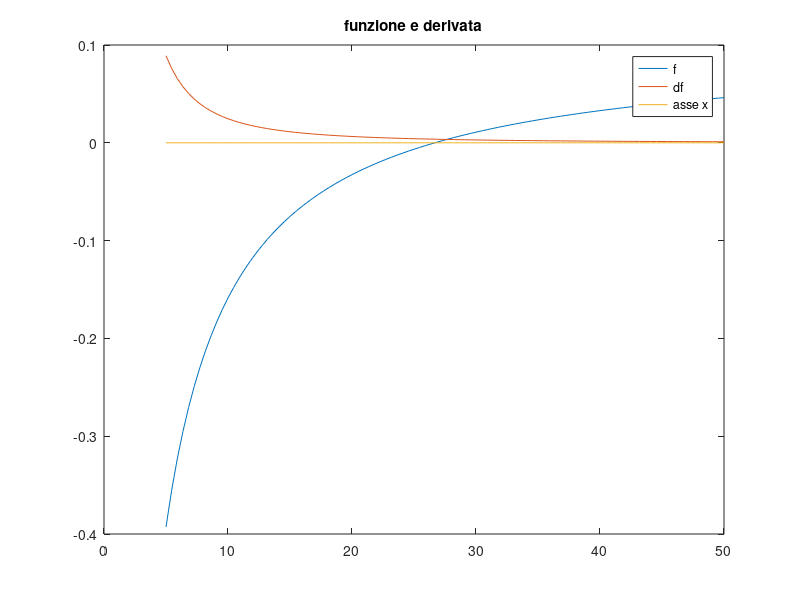

Here is the MATLAB script that generated this plot: (Note: this script raises an error after producing the figure.)
% ESERCIZIO 4
%% parametri globali
close all
clear all
c=0.1;
f = @(x) exp(1 - 1./x) - exp(1) + c;
df = @(x) exp(1 - 1./x)./(x.^2);
ddf = @(x) exp(1 - 1./x).*(1 - 2.*x)./(x.^2);
cN= @(x) abs(ddf(x)./(2*df(x)));
xstar=1/(1-log(exp(1)-c)); % soluzione vera
toll=10^-8;
itmax=100;
x0=1/(2*c);
method='s';
%% punto 1
a=1/(2*c); b=5/c; xplot=linspace(a,b);
yplot=f(xplot);
dyplot=df(xplot);

F1=figure(1);
plot(xplot,yplot)
hold on
plot(xplot,dyplot)
plot(xplot,0*xplot)
legend('f','df','asse x')
title('funzione e derivata')
hold off

%% punto 2
[zeroB,resB,wresB,iteratesB,flagB]=Bisezione(f,a,b,toll,method);
[zeroN,resN,iteratesN,flagN]=Newton(f,df,x0,toll,itmax,method);

%% punto 3  
abs_res_vec_B=abs(f(iteratesB(1,:)));
abs_res_vec_N=abs(f(iteratesN));

err_B=abs(iteratesB(1,:)-xstar);
err_N=abs(iteratesN-xstar);

sB=abs(iteratesB(1,2:end)-iteratesB(1,1:end-1));
sN=abs(iteratesN(2:end)-iteratesN(1:end-1));

figure(2)
semilogy(abs_res_vec_B,'b--');
hold on
semilogy(sB,'b:');
semilogy(err_B,'b');
semilogy(abs_res_vec_N,'g--');
semilogy(sN,'g:');
semilogy(err_N,'g');
title('Raffronto dei risultati')
legend('abs residuo bisezione', 'scarto bisezione','errore bisezione',...
    'abs residuo newton', 'scarto newton','errore newton')
hold off

%% punto 5
figure(3)
semilogy(err_B(2:end)./sB,'b');
hold on
semilogy(err_N(2:end)./(sN.^2),'g');

semilogy(1/cN(xstar)+0.*err_N(2:end)./(sN.^2),'r:');
title('rapporto errore scarto');
legend('bisezione p=1','newton p=2','limite teorico')
hold off





